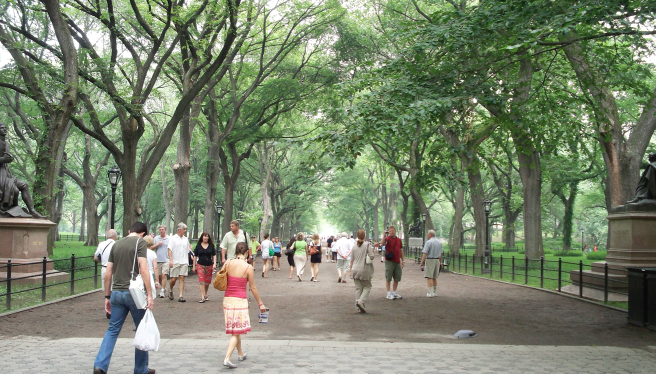
#> input picture week5_extractColor/img1.png, 1311 x 747 px, found by its file name (shown at 1/2 size)
$ python python_image_colors.py   (Python 2 division)
#> lines starting #> are read from the running program, lines starting #| are printed output that depends on the picture
from PIL import Image, ImageDraw

'''
 get_colors analyzes an image for its colors.
 here are what the variables mean.

 infile : the name of the file you wish to analyze
 outfile : the name of the file to save your output
 numcolors : the number of colors to generate for your pallete
 swatch size : size of swatches in your output file.

'''

def get_colors(infile, outfile, numcolors=10, swatchsize=20, resize=150):
#> called with infile = '/Users/kehu/Desktop/colore/img1.png', outfile = 'new.jpg', numcolors = 10, swatchsize = 20, resize = 150
    image = Image.open(infile)
#> image is the input picture: PIL image 1311x747 RGBA; mean R, G, B, A 120.1, 130.3, 107, 255
    image = image.resize((resize, resize))
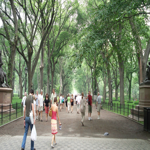
#> image: PIL image 150x150 RGBA; mean R, G, B, A 120.1, 130.3, 107, 255

    print image.mode
#| RGBA

    # we need to convert the image for python+PIL to work nicely
    result = image.convert('P', palette=Image.ADAPTIVE, colors=numcolors)
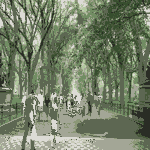
#> result: PIL image 150x150 P; mean R, G, B 117.2, 128.8, 104.7
    result.putalpha(0)
#> result: PIL image 150x150 PA
    colors = result.getcolors(resize*resize)
#> colors = [(587, (9, 0)), (590, (8, 0)), (929, (7, 0)), (1171, (6, 0)), (1194, (5, 0)), (1522, (4, 0)), (1750, (3, 0)), (2832, (2, 0)), (3837, (1, 0)), (8088, (0, 0))]

    # print the colors for debugging
    print colors
#| [(587, (9, 0)), (590, (8, 0)), (929, (7, 0)), (1171, (6, 0)), (1194, (5, 0)), (1522, (4, 0)), (1750, (3, 0)), (2832, (2, 0)), (3837, (1, 0)), (8088, (0, 0))]

    # Save colors to file
    colorPallete = Image.new('RGB', (swatchsize * numcolors, swatchsize))
#> colorPallete: PIL image 200x20 RGB; every value is 0
    draw = ImageDraw.Draw(colorPallete)

    # create a pallete from our image
    # for each color, draw a square!
    posx = 0
    for count, col in colors:
        draw.rectangle([posx, 0, posx + swatchsize, swatchsize], fill=col)
        posx = posx + swatchsize
#> this loop made 1 pass
#> (count, col) on pass 1: (587, (9, 0))
#> after the loop, posx = 0

    del draw
    colorPallete.save(outfile, "PNG")

# update the following filenames for your project
# the first parameter is the image you wish to load, the second is the output image.
#> (the run stopped early here; a loop or call above may not have finished)
